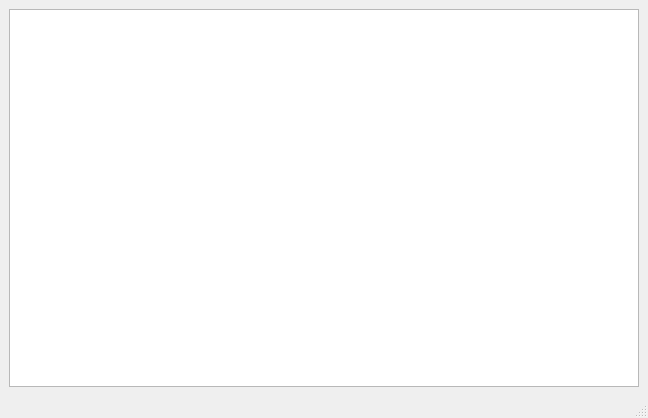
<?xml version="1.0" encoding="UTF-8"?>
<ui version="4.0">
 <class>MainWindow</class>
 <widget class="QMainWindow" name="MainWindow">
  <property name="geometry">
   <rect>
    <x>0</x>
    <y>0</y>
    <width>648</width>
    <height>418</height>
   </rect>
  </property>
  <property name="cursor">
   <cursorShape>UpArrowCursor</cursorShape>
  </property>
  <property name="contextMenuPolicy">
   <enum>Qt::DefaultContextMenu</enum>
  </property>
  <property name="windowTitle">
   <string>헬로큐티파이</string>
  </property>
  <property name="toolTipDuration">
   <number>-4</number>
  </property>
  <widget class="QWidget" name="centralwidget">
   <property name="focusPolicy">
    <enum>Qt::TabFocus</enum>
   </property>
   <layout class="QGridLayout" name="gridLayout">
    <item row="0" column="0">
     <layout class="QVBoxLayout" name="verticalLayout">
      <item>
       <widget class="QPlainTextEdit" name="plainTextEdit">
        <property name="focusPolicy">
         <enum>Qt::WheelFocus</enum>
        </property>
        <property name="contextMenuPolicy">
         <enum>Qt::ActionsContextMenu</enum>
        </property>
       </widget>
      </item>
     </layout>
    </item>
   </layout>
  </widget>
  <widget class="QMenuBar" name="menubar">
   <property name="geometry">
    <rect>
     <x>0</x>
     <y>0</y>
     <width>648</width>
     <height>21</height>
    </rect>
   </property>
  </widget>
  <widget class="QStatusBar" name="statusbar"/>
 </widget>
 <resources/>
 <connections/>
</ui>
